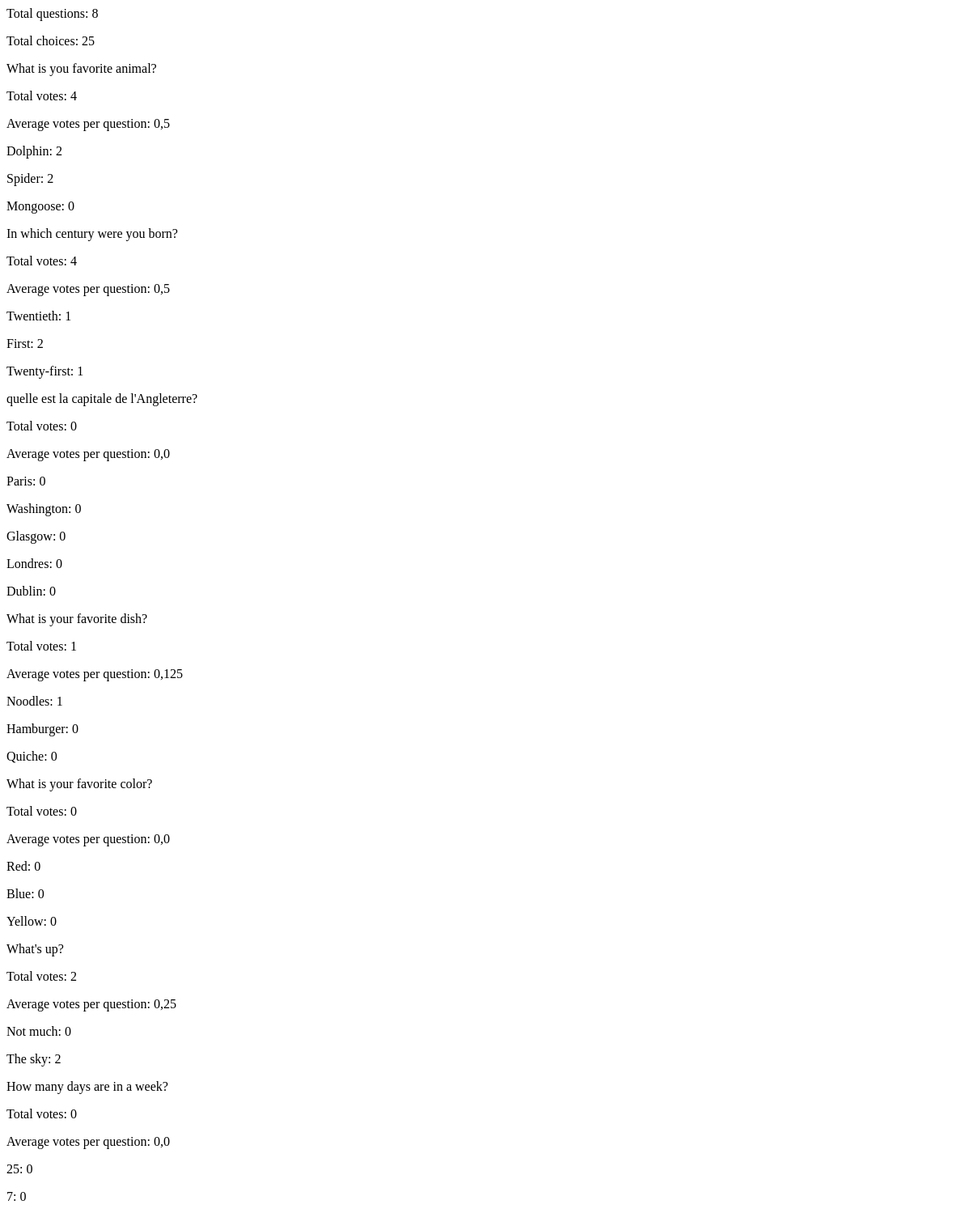
Before: /polls/statistics/ (upper part) with the older database file.
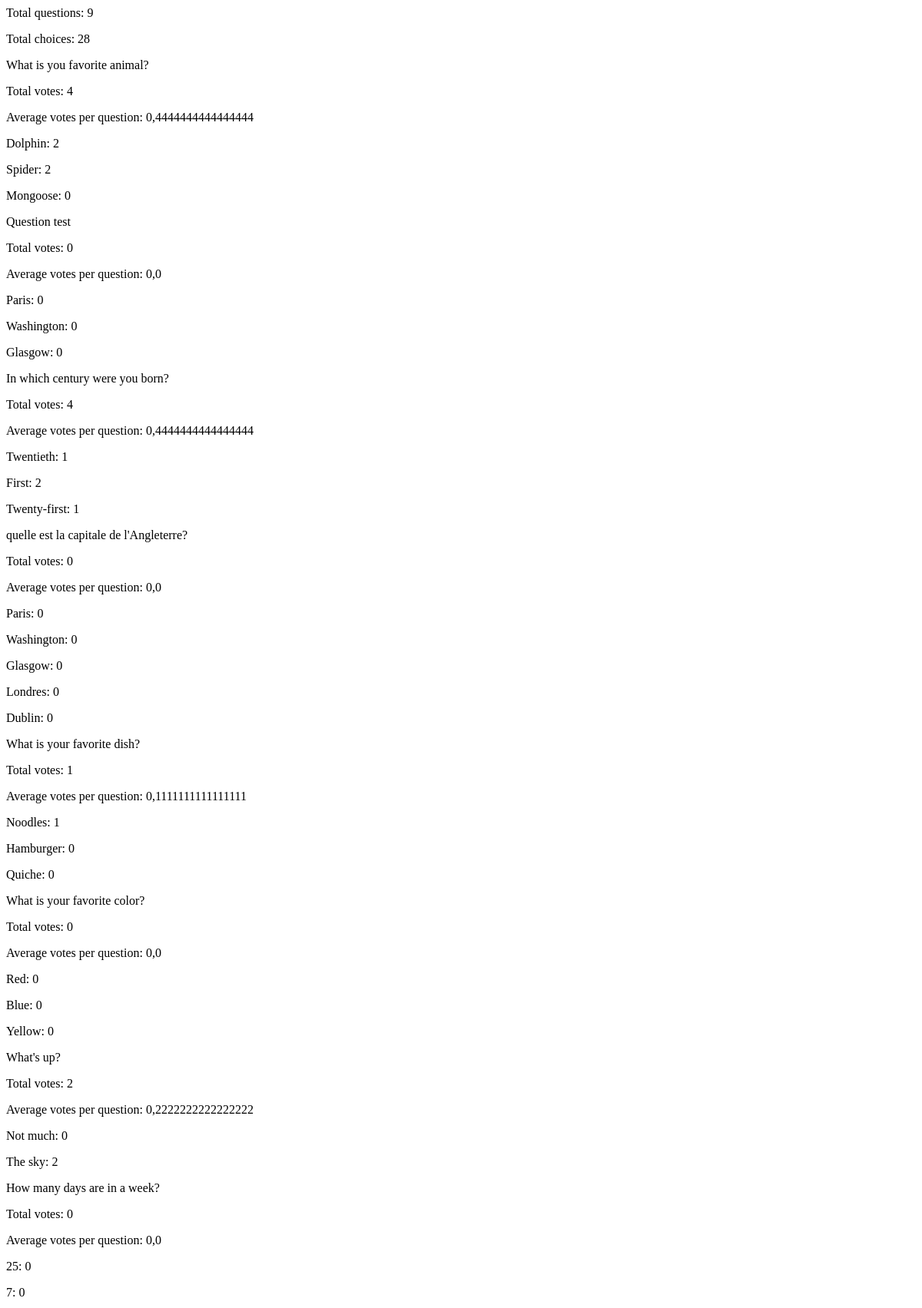
After: the same page with the newer database file.
### polls/models.py (models this page shows, shortened)
class Question(models.Model):
    question_text: models.CharField = models.CharField(max_length=200)
    pub_date: models.DateTimeField = models.DateTimeField("date published")
    @property
    def total_votes(self):
        return self.choice_set.aggregate(models.Sum("votes"))["votes__sum"] or 0
    @property
    def average_votes_per_question(self):
        total_questions = Question.objects.count()
        if total_questions > 0:
            return self.total_votes / total_questions
        else:
            return 0

class Choice(models.Model):
    question: models.ForeignKey = models.ForeignKey(Question, on_delete=models.CASCADE)
    choice_text: models.CharField = models.CharField(max_length=200)
    votes: models.IntegerField = models.IntegerField(default=0)

### polls/views.py (the view)
# urls.py: path("statistics/", views.StatisticsView.as_view(), name="statistics"),
class StatisticsView(generic.ListView):
    template_name = "polls/statistics.html"
    context_object_name = "questions"
    def get_queryset(self):
        return Question.objects.order_by("-pub_date")
    def get_context_data(self, **kwargs):
        context = super().get_context_data(**kwargs)
        context['total_questions'] = Question.objects.count()
        context['total_votes'] = Choice.objects.aggregate(
            total=models.Sum("votes")
        )["total"] or 0
        context['total_choices'] = Choice.objects.count()
        context['most_popular'] = Question.objects.annotate(votes_sum=models.Sum("choice__votes")).order_by("-votes_sum").first()
        return context

### polls/templates/polls/statistics.html (shortened to what this page needs)
<p>Total questions: {{ questions.count }}</p>
<p>Total choices: {{ total_choices }}</p>
{% for question in questions %}
    <p>{{ question.question_text }}</p>
    <p>Total votes: {{ question.total_votes }}</p>
    <p>Average votes per question: {{ question.average_votes_per_question }}</p>
    {% for choice in question.choice_set.all %}
        <p>{{ choice.choice_text }}: {{ choice.votes }}</p>
    {% endfor %}
{% endfor %}

Changed rows visible on the page:
computed for Question "What is you favorite animal?": average_votes_per_question "0,5" → "0,4444444444444444"
added Question: question_text "Question test", total_votes "0", average_votes_per_question "0,0"
added Choice: choice_text "Paris", votes "0", shown under "Question test"
added Choice: choice_text "Washington", votes "0", shown under "Question test"
added Choice: choice_text "Glasgow", votes "0", shown under "Question test"
computed for Question "In which century were you born?": average_votes_per_question "0,5" → "0,4444444444444444"
computed for Question "What is your favorite dish?": average_votes_per_question "0,125" → "0,1111111111111111"
computed for Question "What's up?": average_votes_per_question "0,25" → "0,2222222222222222"
Other visible differences:
{{ questions.count }}: "8" → "9"
{{ total_choices }}: "25" → "28"
